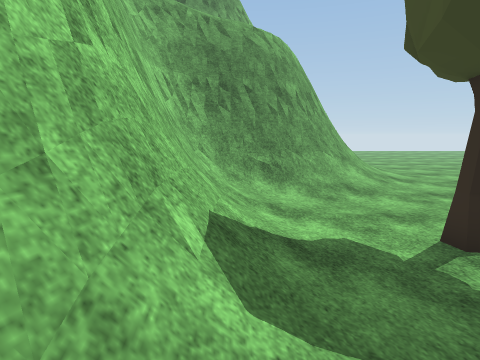
View 1 (above)

21 first-person views from a walk through a Unity game level. The camera is 1.4 m above the floor, tilts 8° down and sees 75° across. The floor is counted in squares, 1 m on a side. Each view is taken from the middle of a square. On the plan, view 1 faces up. The plan holds only what a view shows up to about 14 squares ahead; the rest is blank. The place goes on beyond the plan. The player is left out. Some surface patterns are stand-ins.

View 2
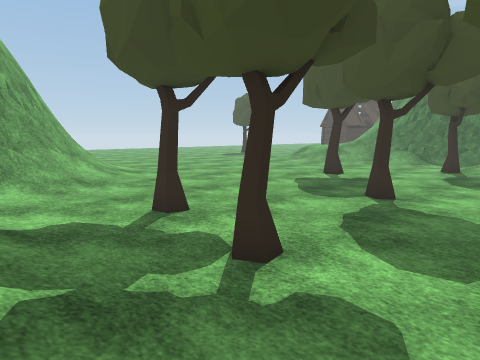

View 3
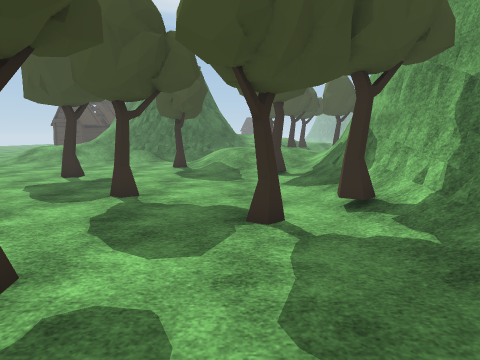

View 4
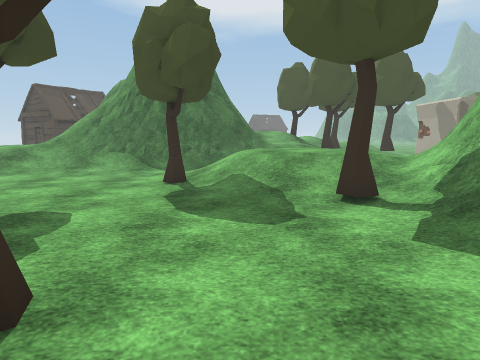

View 5
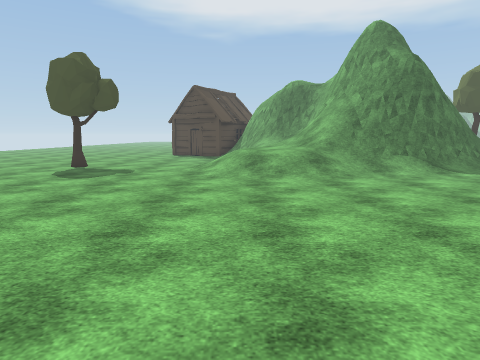

View 6
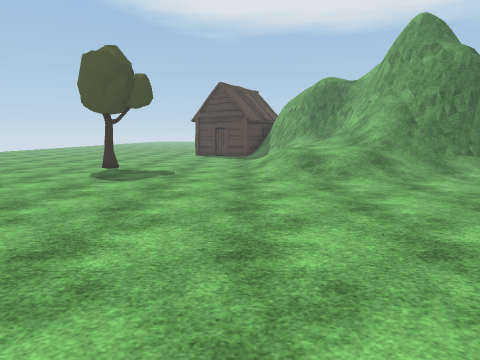

View 7
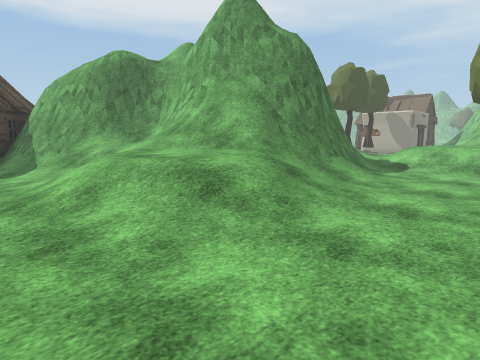

View 8
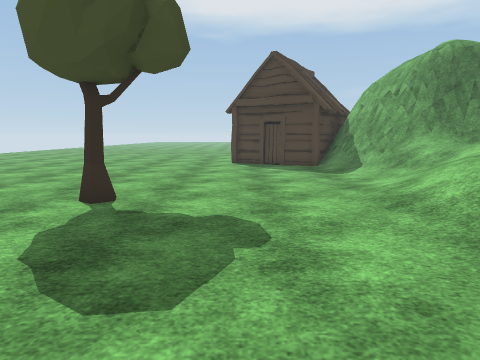

View 9
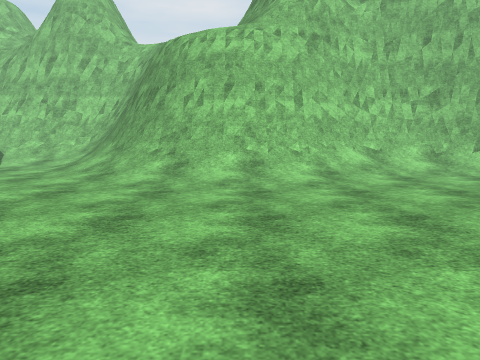

View 10
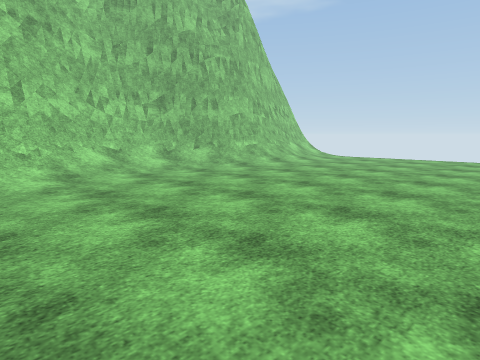

View 11
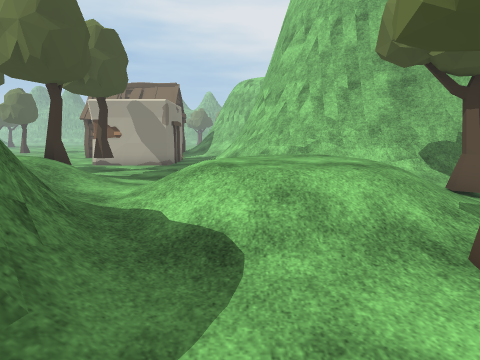

View 12
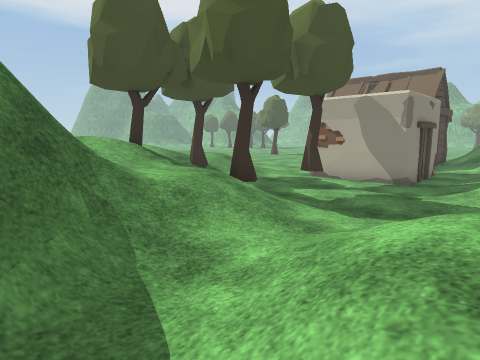

View 13
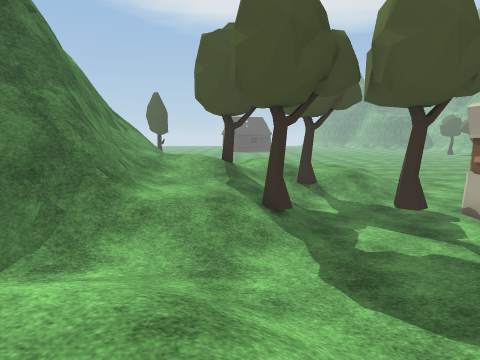

View 14
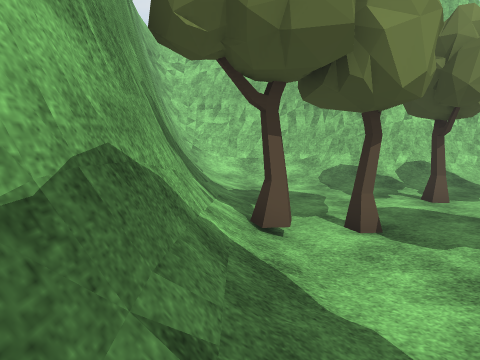

View 15
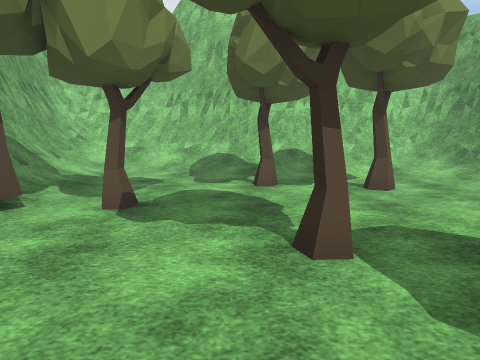

View 16
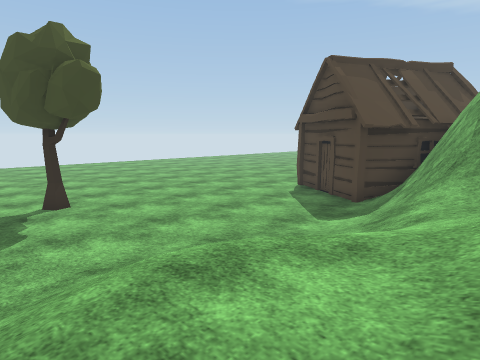

View 17
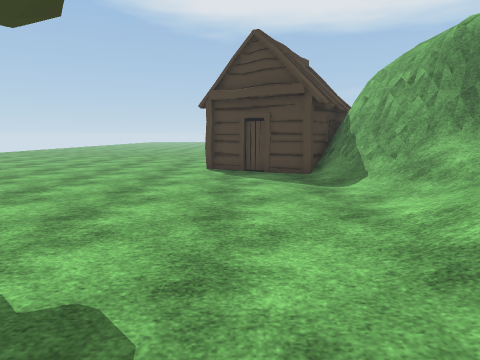

View 18
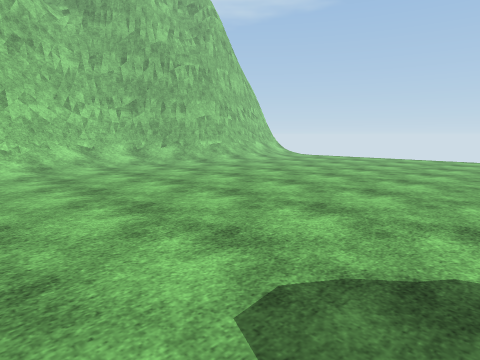

View 19
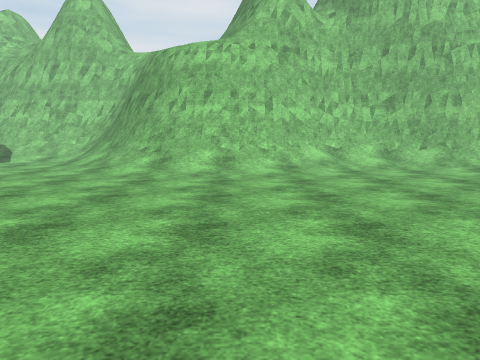

View 20
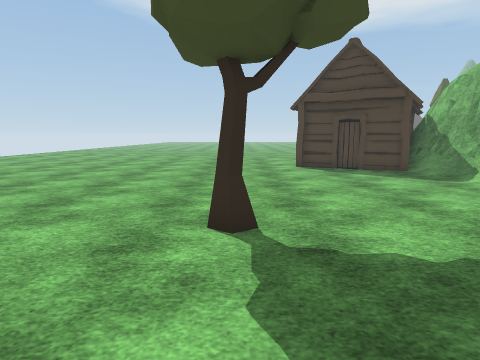

View 21
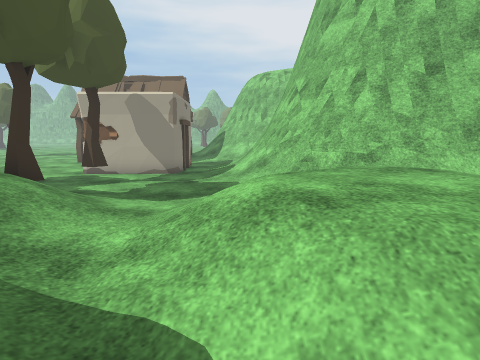

### Floor plan
Key: @ floor where view 1 was taken; # wall or solid block; . main floor; : floor 0.25 m higher than the main floor; + floor 0.75 m higher than the main floor; * floor 1 m higher than the main floor; % floor 1.25 m higher than the main floor; & floor 1.75 m higher than the main floor; / step, stairs or slope; = window, fence, low wall or low ledge; T tree; H hut; O other object.
Columns run from 2 left of view 1 to 30 right of it. Each row starts with its distance up from view 1.
 26     ##//.............     .......
 25     #=//.............  ..........
 24     #=/.............. ...........
 23     #=/..........................
 22     #=/..........................
 21     ##//.........................
 20     ##//................T........
 19      ##//........................
 18      ##=/........................
 17       #=/........................
 16       #=/........................
 15       #=/.......................H
 14       #=/......................HH
 13      ##=/............/////....//H
 12     ##=//...........///+//////=##
 11   ####//............//**/////=###
 10 ####=//............//+**/////=##
  9 ##==//............../////////##
  8 #=///...............//////#==##
  7 ##//................//////####
  6 ##/...........T......=#==###
  5  #//..T.......T......=#####
  4  #//.................=##
  3  #//................./##
  2 ##//.T....T......T.../##      ##=
  1 ##/..............//////########=
  0 #=@.............//////:/#####==/
 -1 #//.....T......///***////#==////
 -2 =//.....T.....///+***//://**/&
 -3 =/......T////.TT//***//://**/T
 -4 =///////TOO===////**///./////T///
 -5 =////==#########=// //..//T/////%
 -6 ==#######     ####// .....////T/
 -7 ####            ###=/......../T*
 -8                   ##//...TT..//**
 -9                    #=/....T..///*
-10                    ##/........//
-11                    ##//.###O...
-12                     #//.#   ...

Positions as (right, up) in squares from view 1, and headings:
1: (0, 0), facing up
2: (0, -1), facing up-right
3: (0, -1), facing right
4: (6, 0), facing right
5: (6, 12), facing right
6: (7, 14), facing right
7: (14, 15), facing down-right
8: (15, 17), facing right
9: (16, 16), facing left
10: (16, 16), facing up-left
11: (18, 5), facing down
12: (18, 1), facing down-right
13: (16, -4), facing right
14: (12, -4), facing left
15: (12, 1), facing left
16: (19, 9), facing up-right
17: (18, 16), facing right
18: (19, 16), facing up-left
19: (18, 17), facing left
20: (17, 20), facing right
21: (19, 2), facing down
